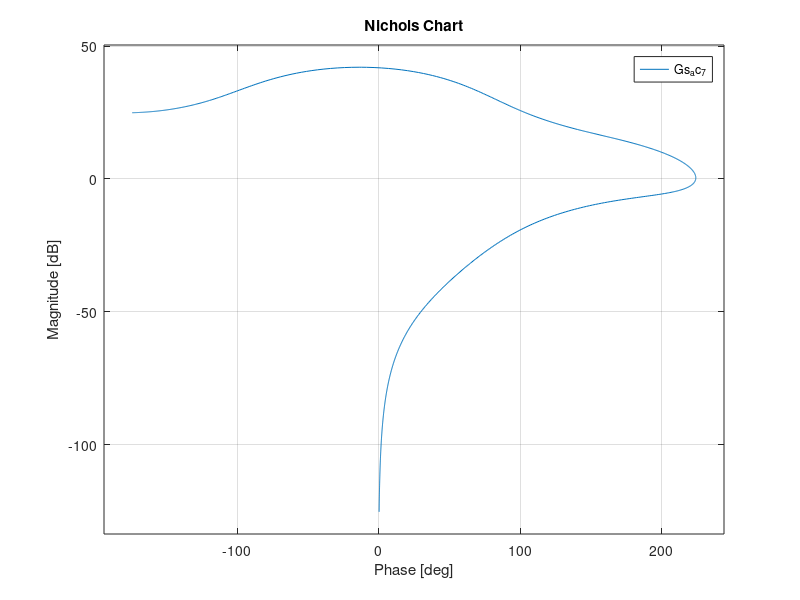

MATLAB code to generate this figure: (Note: this script raises an error after producing the figure.)
clear;clc;close all


%% Example : Draw Fig. 16 Nichols chart: open-loop frequency response q∕qc 
% 2025, Rodrigues et al, CEAS Aeronautical Journal (2026), 
% "Conditional integrator sliding mode control to reduce susceptibility 
% to pilot‑induced oscillations"


num_claw_7 = [5.21, -273.7855, -1425.456, -700.224];
den_claw_7 = [1, 21.36, 545.6, 605.7, 0];
Gs_claw_7 = tf(num_claw_7, den_claw_7);


num_ldynac_7 = [-10.524, -16.8384, -0.6209, 0];
den_ldynac_7 = [1, 2.35, -5.31, 0.184, -0.041];
Gs_ldynac_7 = tf(num_ldynac_7, den_ldynac_7);


Gs_ac_7 = Gs_claw_7*Gs_ldynac_7; % TF of the open-loop by q / q_c.


pick_cursor_magnitude_olop = 2.0629; % omega_OLOP Magnitude in dB
pick_cursor_phase_olop = -136.6216; % omega_OLOP Phase in degrees


figure(1);
nichols(Gs_ac_7);
hold on
grid on
% xlim([-300 -50]);
% ylim([-20 15]);


figure(2);
opts = nicholsoptions;
opts.PhaseMatching      = 'on';
opts.PhaseMatchingFreq  = 1;        % rad/s
opts.PhaseMatchingValue = -180;     % anchor phase at that frequency
nicholsplot(Gs_ac_7, opts); 
hold on
%
plot(pick_cursor_phase_olop, pick_cursor_magnitude_olop,'rp', 'MarkerSize', 15, 'MarkerFaceColor', 'r');
hold on
text(pick_cursor_phase_olop + 5, pick_cursor_magnitude_olop, '\omega_{OLOP} = 5.1', 'Color', 'red', 'FontWeight', 'bold', 'FontSize', 12);
%
grid on
xlim([-300 -50]);
ylim([-20 15]);


figure(3);
h = nicholsplot(Gs_ac_7);
p = getoptions(h);
p.PhaseWrapping = 'on';
p.PhaseWrappingBranch = -360; % Wraps between -360 and 0
setoptions(h,p);
hold on
%
plot(pick_cursor_phase_olop, pick_cursor_magnitude_olop,'rp', 'MarkerSize', 15, 'MarkerFaceColor', 'r');
hold on
text(pick_cursor_phase_olop + 5, pick_cursor_magnitude_olop, '\omega_{OLOP} = 5.1', 'Color', 'red', 'FontWeight', 'bold', 'FontSize', 12);
%
grid on
xlim([-360 0]);
ylim([-20 15]);
